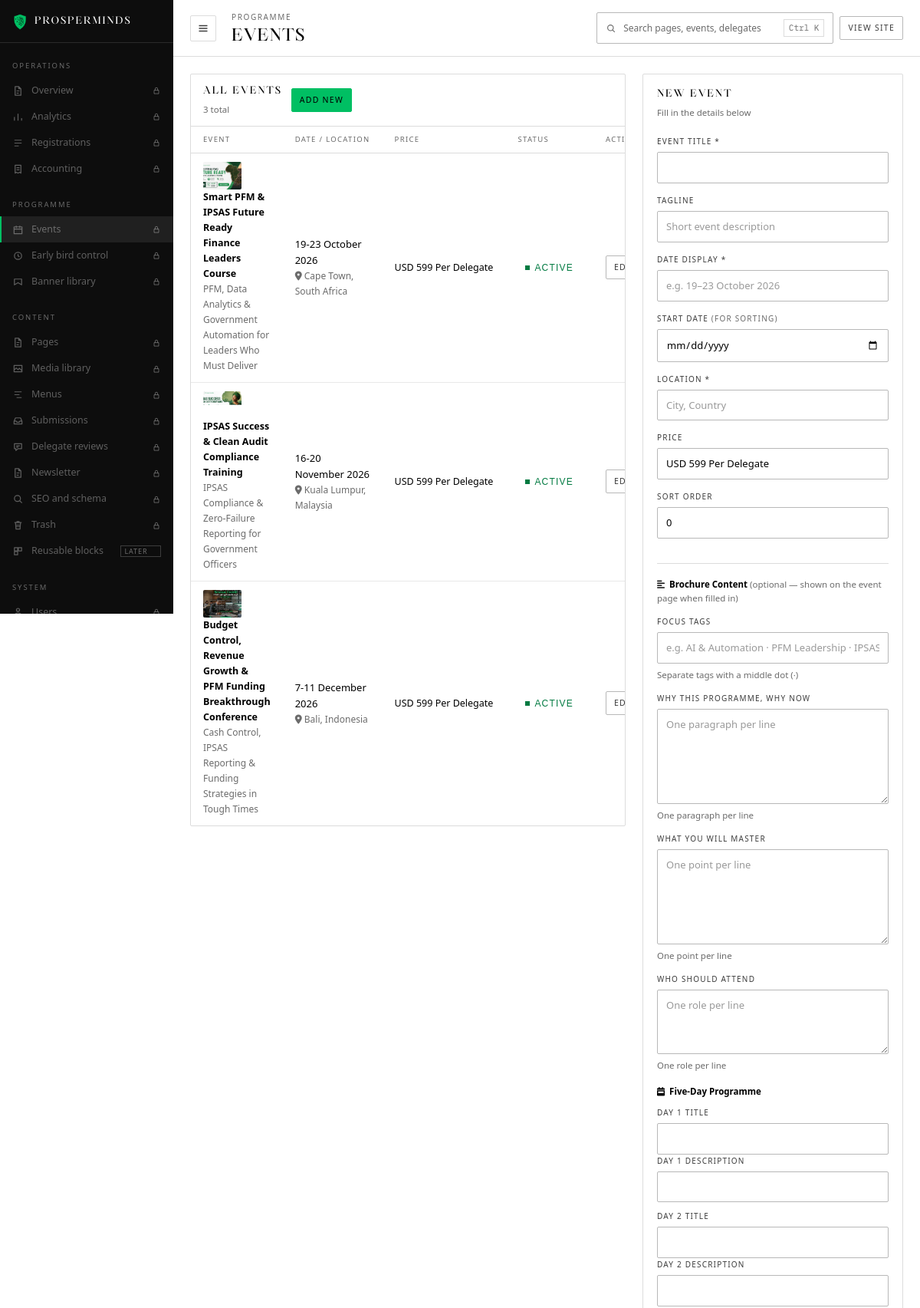
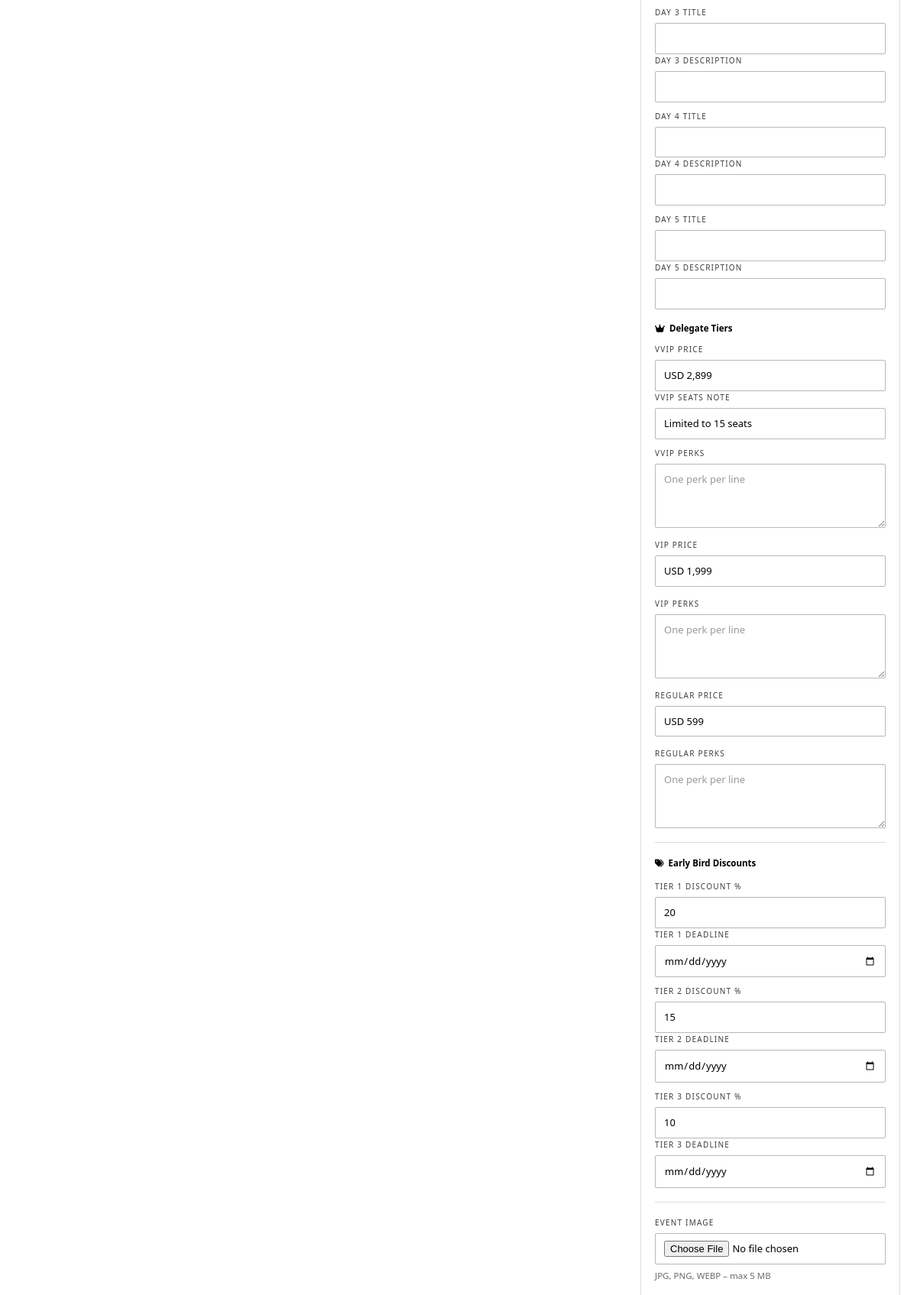
The page /admin/events.php (signed in, upper part) on the database its author committed (2 pictures, top to bottom).
### tables this page shows
CREATE TABLE IF NOT EXISTS events (
    id INT AUTO_INCREMENT PRIMARY KEY,
    title VARCHAR(300) NOT NULL,
    tagline VARCHAR(400),
    focus_tags VARCHAR(300),
    why_intro TEXT,
    master_points TEXT,
    agenda JSON,
    audience TEXT,
    vvip_price VARCHAR(50) DEFAULT 'USD 2,899',
    vvip_seats_note VARCHAR(100) DEFAULT 'Limited to 15 seats',
    vvip_perks TEXT,
    vip_price VARCHAR(50) DEFAULT 'USD 1,999',
    vip_perks TEXT,
    regular_price VARCHAR(50) DEFAULT 'USD 599',
    regular_perks TEXT,
    date_display VARCHAR(100) NOT NULL,
    event_start_date DATE,
    location VARCHAR(200) NOT NULL,
    slug VARCHAR(160) NULL UNIQUE,
    price VARCHAR(100) DEFAULT 'USD 599 Per Delegate',
    early_bird_1_pct INT DEFAULT 20,
    early_bird_1_date DATE,
    early_bird_2_pct INT DEFAULT 15,
    early_bird_2_date DATE,
    early_bird_3_pct INT DEFAULT 10,
    early_bird_3_date DATE,
    image_path VARCHAR(300),
    pdf_file VARCHAR(255) DEFAULT NULL,
    is_active TINYINT(1) DEFAULT 1,
    sort_order INT DEFAULT 0,
    created_at TIMESTAMP DEFAULT CURRENT_TIMESTAMP
);

### admin/events.php (the view, shortened to what this page needs)
<?php
require_once '../includes/config.php';
$editEvent = null;
$events = $pdo->query("SELECT * FROM events ORDER BY sort_order, id")->fetchAll();
include 'header.php';
?>
<div class="pma-split">
    <div class="table-card">
        <div class="table-card-header">
            <div>
                <h2 class="card-title">All events</h2>
                <div class="card-subtitle"><?php echo count($events); ?> total</div>
            </div>
            <a href="events.php" class="btn btn-primary btn-sm">
                <i class="fas fa-plus"></i> Add New
            </a>
        </div>
        <div class="table-responsive">
            <table>
                <thead>
                    <tr>
                        <th>Event</th>
                        <th>Date / Location</th>
                        <th>Price</th>
                        <th>Status</th>
                        <th>Actions</th>
                    </tr>
                </thead>
                <tbody>
                <?php if ($events): ?>
                    <?php foreach ($events as $ev): ?>
                    <tr>
                        <td>
                            <?php if ($ev['image_path']): ?>
                                <img src="../<?php echo htmlspecialchars($ev['image_path']); ?>"
                                     style="width:50px;height:36px;object-fit:cover;border-radius:2px;margin-right:10px;vertical-align:middle;">
                            <?php endif; ?>
                            <strong><?php echo htmlspecialchars($ev['title']); ?></strong><br>
                            <span style="font-size:12px;color:#6b6b6b;"><?php echo htmlspecialchars($ev['tagline']); ?></span>
                        </td>
                        <td>
                            <span style="font-size:13px;"><?php echo htmlspecialchars($ev['date_display']); ?></span><br>
                            <span style="font-size:12px;color:#6b6b6b;"><i class="fas fa-map-marker-alt"></i> <?php echo htmlspecialchars($ev['location']); ?></span>
                        </td>
                        <td style="white-space:nowrap;"><?php echo htmlspecialchars($ev['price']); ?></td>
                        <td>
                            <form method="POST" style="display:inline;">
                                <button type="submit" class="badge <?php echo $ev['is_active'] ? 'badge-green' : 'badge-gray'; ?>"
                                        style="cursor:pointer;border:none;font-size:12px;padding:4px 10px;">
                                    <?php echo $ev['is_active'] ? 'Active' : 'Inactive'; ?>
                                </button>
                            </form>
                        </td>
                        <td>
                            <a href="events.php?edit=<?php echo $ev['id']; ?>"
                               class="btn btn-outline btn-sm">Edit</a>
                        </td>
                    </tr>
                    <?php endforeach; ?>
                <?php else: ?>
                    <tr><td colspan="5">
                        <div class="empty-state"><i class="fas fa-calendar-times"></i>No events yet. Create one →</div>
                    </td></tr>
                <?php endif; ?>
                </tbody>
            </table>
        </div>
    </div>
    <div class="card">
        <div class="card-title" style="margin-bottom:4px;">
            <?php echo $editEvent ? 'Edit event' : 'New event'; ?>
        </div>
        <div class="card-subtitle" style="margin-bottom:20px;">
            <?php echo $editEvent ? 'Update the event details below' : 'Fill in the details below'; ?>
        </div>
        <form method="POST" enctype="multipart/form-data" action="events.php">
            <div class="form-group">
                <label>Event Title *</label>
                <input type="text" name="title" class="form-control" required
                       value="<?php echo htmlspecialchars($editEvent['title'] ?? $_POST['title'] ?? ''); ?>">
            </div>
            <div class="form-group">
                <label>Tagline</label>
                <input type="text" name="tagline" class="form-control"
                       value="<?php echo htmlspecialchars($editEvent['tagline'] ?? $_POST['tagline'] ?? ''); ?>"
                       placeholder="Short event description">
            </div>
            <div class="form-grid">
                <div class="form-group">
                    <label>Date Display *</label>
                    <input type="text" name="date_display" class="form-control" required
                           placeholder="e.g. 19–23 October 2026"
                           value="<?php echo htmlspecialchars($editEvent['date_display'] ?? $_POST['date_display'] ?? ''); ?>">
                </div>
                <div class="form-group">
                    <label>Start Date <span class="text-muted">(for sorting)</span></label>
                    <input type="date" name="event_start_date" class="form-control"
                           value="<?php echo htmlspecialchars($editEvent['event_start_date'] ?? $_POST['event_start_date'] ?? ''); ?>">
                </div>
            </div>
            <div class="form-group">
                <label>Location *</label>
                <input type="text" name="location" class="form-control" required
                       placeholder="City, Country"
                       value="<?php echo htmlspecialchars($editEvent['location'] ?? $_POST['location'] ?? ''); ?>">
            </div>
            <div class="form-grid">
                <div class="form-group">
                    <label>Price</label>
                    <input type="text" name="price" class="form-control"
                           value="<?php echo htmlspecialchars($editEvent['price'] ?? $_POST['price'] ?? 'USD 599 Per Delegate'); ?>">
                </div>
                <div class="form-group">
                    <label>Sort Order</label>
                    <input type="number" name="sort_order" class="form-control" min="0"
                           value="<?php echo (int)($editEvent['sort_order'] ?? $_POST['sort_order'] ?? 0); ?>">
                </div>
            </div>
            <hr class="divider">
            <div class="card-subtitle" style="margin-bottom:12px;font-weight:600;color:var(--gray-800);">
                <i class="fas fa-align-left" style="color:var(--primary);margin-right:6px;"></i>Brochure Content <span class="text-muted" style="font-weight:400;">(optional — shown on the event page when filled in)</span>
            </div>
            <div class="form-group">
                <label>Focus Tags</label>
                <input type="text" name="focus_tags" class="form-control"
                       placeholder="e.g. AI & Automation · PFM Leadership · IPSAS"
                       value="<?php echo htmlspecialchars($editEvent['focus_tags'] ?? $_POST['focus_tags'] ?? ''); ?>">
                <div class="form-hint">Separate tags with a middle dot (·)</div>
            </div>
            <div class="form-group">
                <label>Why This Programme, Why Now</label>
                <textarea name="why_intro" class="form-control" rows="5"
                          placeholder="One paragraph per line"><?php echo htmlspecialchars($editEvent['why_intro'] ?? $_POST['why_intro'] ?? ''); ?></textarea>
                <div class="form-hint">One paragraph per line</div>
            </div>
            <div class="form-group">
                <label>What You Will Master</label>
                <textarea name="master_points" class="form-control" rows="5"
                          placeholder="One point per line"><?php echo htmlspecialchars($editEvent['master_points'] ?? $_POST['master_points'] ?? ''); ?></textarea>
                <div class="form-hint">One point per line</div>
            </div>
            <div class="form-group">
                <label>Who Should Attend</label>
                <textarea name="audience" class="form-control" rows="3"
                          placeholder="One role per line"><?php echo htmlspecialchars($editEvent['audience'] ?? $_POST['audience'] ?? ''); ?></textarea>
                <div class="form-hint">One role per line</div>
            </div>
            <div class="card-subtitle" style="margin:16px 0 10px;font-weight:600;color:var(--gray-800);">
                <i class="fas fa-calendar-week" style="color:var(--primary);margin-right:6px;"></i>Five-Day Programme
            </div>
            <?php
            for ($d = 1; $d <= 5; $d++):
                $dayData = null;
            ?>
            <div class="form-grid" style="margin-bottom:10px;">
                <div class="form-group" style="margin-bottom:0;">
                    <label>Day <?php echo $d; ?> Title</label>
                    <input type="text" name="agenda_title_<?php echo $d; ?>" class="form-control"
                           value="<?php echo htmlspecialchars($dayData['title'] ?? ''); ?>">
                </div>
                <div class="form-group" style="margin-bottom:0;">
                    <label>Day <?php echo $d; ?> Description</label>
                    <input type="text" name="agenda_desc_<?php echo $d; ?>" class="form-control"
                           value="<?php echo htmlspecialchars($dayData['desc'] ?? ''); ?>">
                </div>
            </div>
            <?php endfor; ?>
            <div class="card-subtitle" style="margin:16px 0 10px;font-weight:600;color:var(--gray-800);">
                <i class="fas fa-crown" style="color:var(--primary);margin-right:6px;"></i>Delegate Tiers
            </div>
            <div class="form-grid" style="margin-bottom:10px;">
                <div class="form-group" style="margin-bottom:0;">
                    <label>VVIP Price</label>
                    <input type="text" name="vvip_price" class="form-control"
                           value="<?php echo htmlspecialchars($editEvent['vvip_price'] ?? $_POST['vvip_price'] ?? 'USD 2,899'); ?>">
                </div>
                <div class="form-group" style="margin-bottom:0;">
                    <label>VVIP Seats Note</label>
                    <input type="text" name="vvip_seats_note" class="form-control"
                           value="<?php echo htmlspecialchars($editEvent['vvip_seats_note'] ?? $_POST['vvip_seats_note'] ?? 'Limited to 15 seats'); ?>">
                </div>
            </div>
            <div class="form-group">
                <label>VVIP Perks</label>
                <textarea name="vvip_perks" class="form-control" rows="3"
                          placeholder="One perk per line"><?php echo htmlspecialchars($editEvent['vvip_perks'] ?? $_POST['vvip_perks'] ?? ''); ?></textarea>
            </div>
            <div class="form-group">
                <label>VIP Price</label>
                <input type="text" name="vip_price" class="form-control"
                       value="<?php echo htmlspecialchars($editEvent['vip_price'] ?? $_POST['vip_price'] ?? 'USD 1,999'); ?>">
            </div>
            <div class="form-group">
                <label>VIP Perks</label>
                <textarea name="vip_perks" class="form-control" rows="3"
                          placeholder="One perk per line"><?php echo htmlspecialchars($editEvent['vip_perks'] ?? $_POST['vip_perks'] ?? ''); ?></textarea>
            </div>
            <div class="form-group">
                <label>Regular Price</label>
                <input type="text" name="regular_price" class="form-control"
                       value="<?php echo htmlspecialchars($editEvent['regular_price'] ?? $_POST['regular_price'] ?? 'USD 599'); ?>">
            </div>
            <div class="form-group">
                <label>Regular Perks</label>
                <textarea name="regular_perks" class="form-control" rows="3"
                          placeholder="One perk per line"><?php echo htmlspecialchars($editEvent['regular_perks'] ?? $_POST['regular_perks'] ?? ''); ?></textarea>
            </div>
            <hr class="divider">
            <div class="card-subtitle" style="margin-bottom:12px;font-weight:600;color:var(--gray-800);">
                <i class="fas fa-tags" style="color:var(--primary);margin-right:6px;"></i>Early Bird Discounts
            </div>
            <?php
            $ebs = [
                [1, $editEvent['early_bird_1_pct'] ?? 20, $editEvent['early_bird_1_date'] ?? ''],
                [2, $editEvent['early_bird_2_pct'] ?? 15, $editEvent['early_bird_2_date'] ?? ''],
                [3, $editEvent['early_bird_3_pct'] ?? 10, $editEvent['early_bird_3_date'] ?? ''],
            ];
            foreach ($ebs as [$n, $pct, $date]): ?>
            <div class="form-grid" style="margin-bottom:10px;">
                <div class="form-group" style="margin-bottom:0;">
                    <label>Tier <?php echo $n; ?> Discount %</label>
                    <input type="number" name="eb<?php echo $n; ?>_pct" class="form-control"
                           min="0" max="100" value="<?php echo (int)($pct); ?>">
                </div>
                <div class="form-group" style="margin-bottom:0;">
                    <label>Tier <?php echo $n; ?> Deadline</label>
                    <input type="date" name="eb<?php echo $n; ?>_date" class="form-control"
                           value="<?php echo htmlspecialchars($date ?? ''); ?>">
                </div>
            </div>
            <?php endforeach; ?>
            <hr class="divider">
            <div class="form-group">
                <label>Event Image</label>
                <input type="file" name="event_image" class="form-control" accept="image/*"
                       onchange="previewImg(this)">
                <div class="form-hint">JPG, PNG, WEBP – max 5 MB</div>
            </div>
        </form>
    </div>
</div>
<?php include 'footer.php'; ?>

### rows shown on the page
events: image_path (picture), title "Smart PFM & IPSAS Future Ready Finance Leaders Course", tagline "PFM, Data Analytics & Government Automation for Leaders Who Must Deliver", date_display "19-23 October 2026", location "Cape Town, South Africa", price "USD 599 Per Delegate", is_active "ACTIVE"
events: image_path (picture), title "IPSAS Success & Clean Audit Compliance Training", tagline "IPSAS Compliance & Zero-Failure Reporting for Government Officers", date_display "16-20 November 2026", location "Kuala Lumpur, Malaysia", price "USD 599 Per Delegate", is_active "ACTIVE"
events: image_path (picture), title "Budget Control, Revenue Growth & PFM Funding Breakthrough Conference", tagline "Cash Control, IPSAS Reporting & Funding Strategies in Tough Times", date_display "7-11 December 2026", location "Bali, Indonesia", price "USD 599 Per Delegate", is_active "ACTIVE"

### other values the page prints
$pmGroup['label'] "OPERATIONS"
$pmItem['label'] "Overview"
$pmItem['label'] "Analytics"
$pmItem['label'] "Registrations"
$pmItem['label'] "Accounting"
$pmGroup['label'] "PROGRAMME"
$pmItem['label'] "Events"
$pmItem['label'] "Early bird control"
$pmItem['label'] "Banner library"
$pmGroup['label'] "CONTENT"
$pmItem['label'] "Pages"
$pmItem['label'] "Media library"
$pmItem['label'] "Menus"
$pmItem['label'] "Submissions"
$pmItem['label'] "Delegate reviews"
